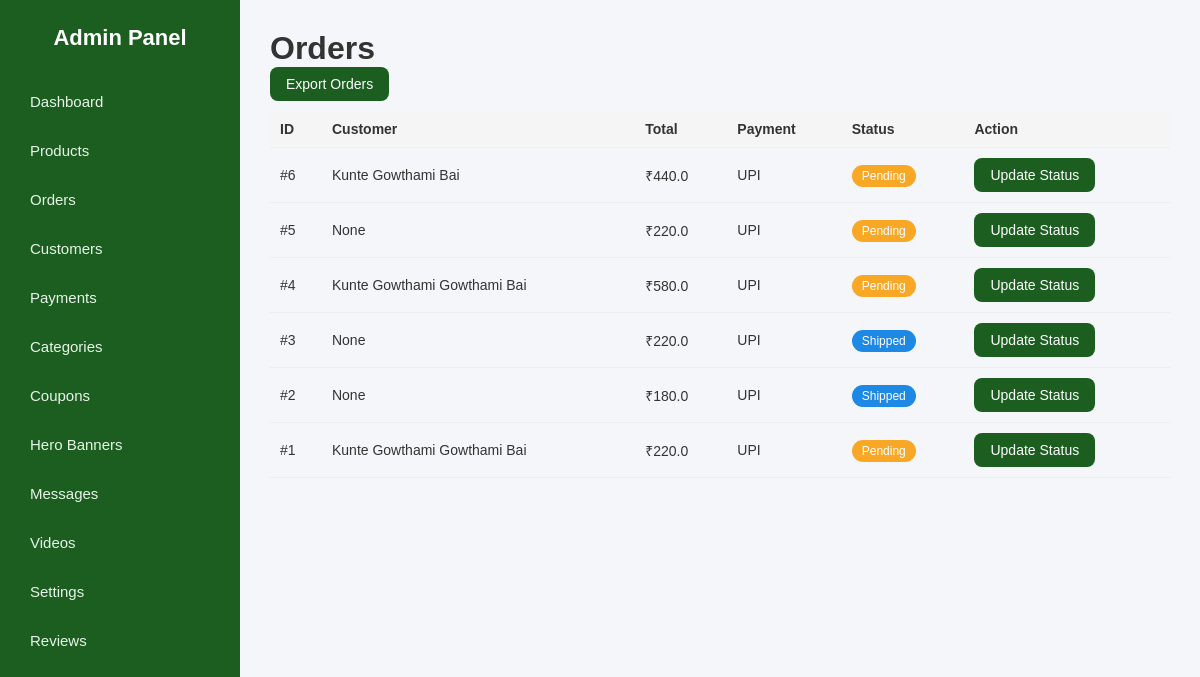
/admin/orders (signed in), run on the app's committed database.
### app.py (models this page shows)
class Order(db.Model):
    id = db.Column(db.Integer, primary_key=True)
    date = db.Column(db.String(50))
    total_price = db.Column(db.Float)
    payment_method = db.Column(db.String(50))
    customer_name = db.Column(db.String(100))
    customer_phone = db.Column(db.String(20))
    customer_address = db.Column(db.Text)
    status = db.Column(db.String(50), default="Pending")

### app.py (the view)
@app.route("/admin/orders")
def admin_orders():
    if not session.get("admin_logged_in"):
        return redirect("/admin/login")
    orders = Order.query.order_by(Order.id.desc()).all()
    return render_template("admin/orders.html", orders=orders)

### app.py (called while the page is built)
@app.context_processor
def inject_cart_count():
    cart = session.get("cart", {})
    count = sum(cart.values())
    return dict(cart_count=count)

### templates/admin/orders.html
{% extends "admin/base.html" %}
{% block content %}
<h1>Orders</h1>
<a href="/admin/export-orders" class="btn-small">
    Export Orders
</a>
<table class="admin-table">
    <tr>
        <th>ID</th>
        <th>Customer</th>
        <th>Total</th>
        <th>Payment</th>
        <th>Status</th>
        <th>Action</th>
    </tr>
    {% for order in orders %}
    <tr>
        <td>#{{ order.id }}</td>
        <td>{{ order.customer_name }}</td>
        <td>₹{{ order.total_price }}</td>
        <td>{{ order.payment_method }}</td>
        <td>
            <span class="status {{ order.status|lower }}">
                {{ order.status }}
            </span>
        </td>
        <td>
            {% if order.status != "Delivered" %}
            <a href="/admin/orders/update-status/{{ order.id }}"
               class="btn-small">
                Update Status
            </a>
            {% else %}
            Completed
            {% endif %}
        </td>
    </tr>
    {% endfor %}
</table>
{% endblock %}

### static/css/admin.css (style rules this page uses)
* { margin: 0; padding: 0; box-sizing: border-box; font-family: "Poppins", sans-serif; }
body { background: #f4f6f9; color: #333; }
table { width: 100%; border-collapse: collapse; }
table th, table td { padding: 12px; text-align: left; font-size: 14px; }
table th { font-weight: 600; }
table tbody tr { border-bottom: 1px solid #eee; }
button, .btn, .btn-small { background: #1b5e20; color: white; border: none; padding: 9px 16px; border-radius: 8px; font-size: 14px; cursor: pointer; transition: 0.2s ease; text-decoration: none; display: inline-block; }
.admin-table, table { width: 100%; border-collapse: collapse; margin-top: 15px; }
.admin-table th, .admin-table td, table th, table td { padding: 12px; border-bottom: 1px solid #eee; font-size: 14px; }
.admin-table th { background: #f1f3f6; font-weight: 600; }
.status { padding: 4px 10px; border-radius: 20px; font-size: 12px; color: white; }
.status.pending { background: #f9a825; }
.status.shipped { background: #1e88e5; }
.admin-table { width: 100%; border-collapse: collapse; margin-top: 10px; }
.admin-table th, .admin-table td { padding: 10px; border-bottom: 1px solid #eee; text-align: left; }
.admin-table th { background: #f5f5f5; font-weight: 600; }

### data on the page
Order: id "6", customer_name "Kunte Gowthami Bai", total_price "440.0", payment_method "UPI", status "Pending"
Order: id "5", customer_name "None", total_price "220.0", payment_method "UPI", status "Pending"
Order: id "4", customer_name "Kunte Gowthami Gowthami Bai", total_price "580.0", payment_method "UPI", status "Pending"
Order: id "3", customer_name "None", total_price "220.0", payment_method "UPI", status "Shipped"
Order: id "2", customer_name "None", total_price "180.0", payment_method "UPI", status "Shipped"
Order: id "1", customer_name "Kunte Gowthami Gowthami Bai", total_price "220.0", payment_method "UPI", status "Pending"
